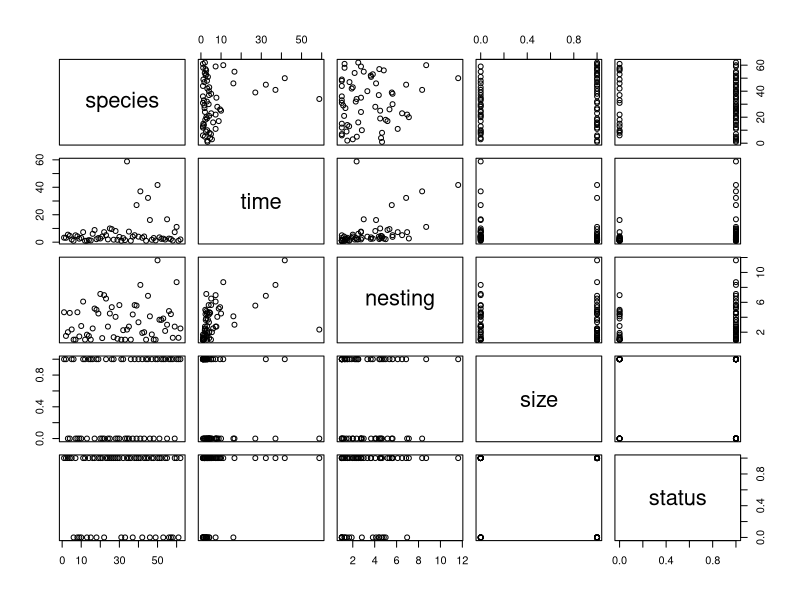
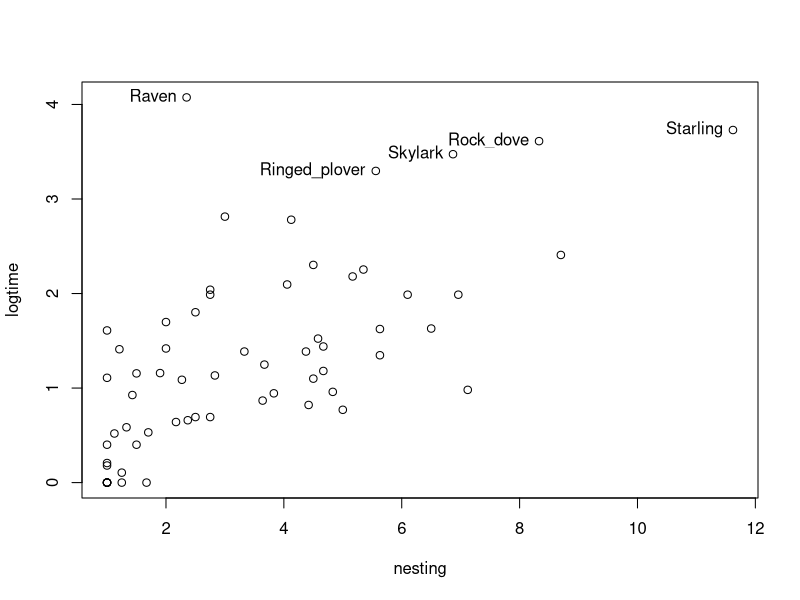
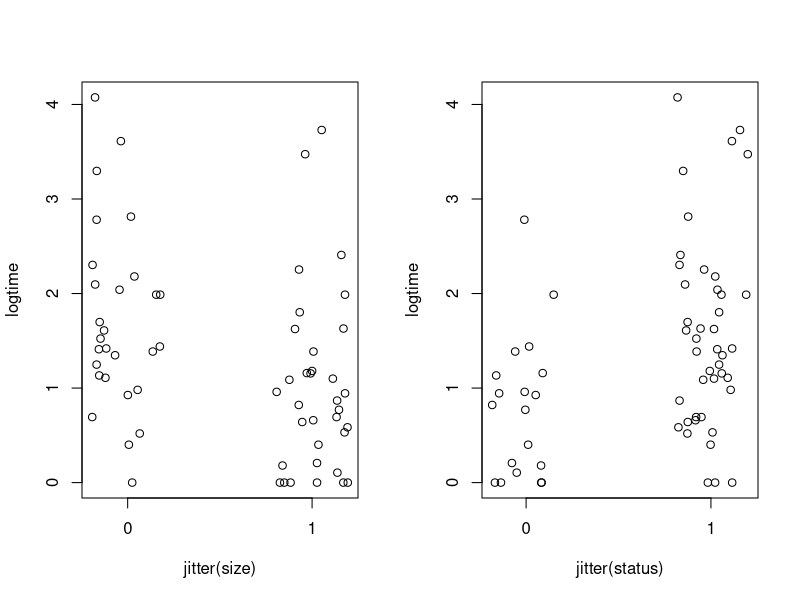
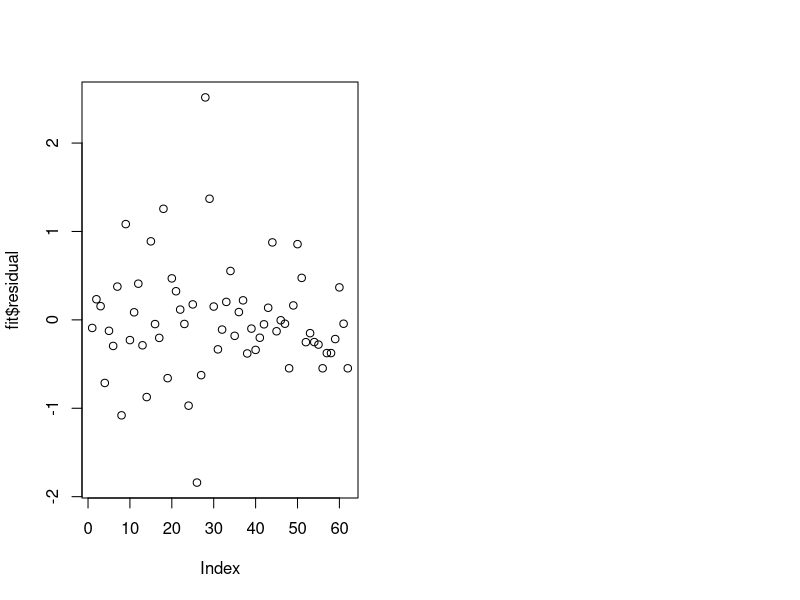
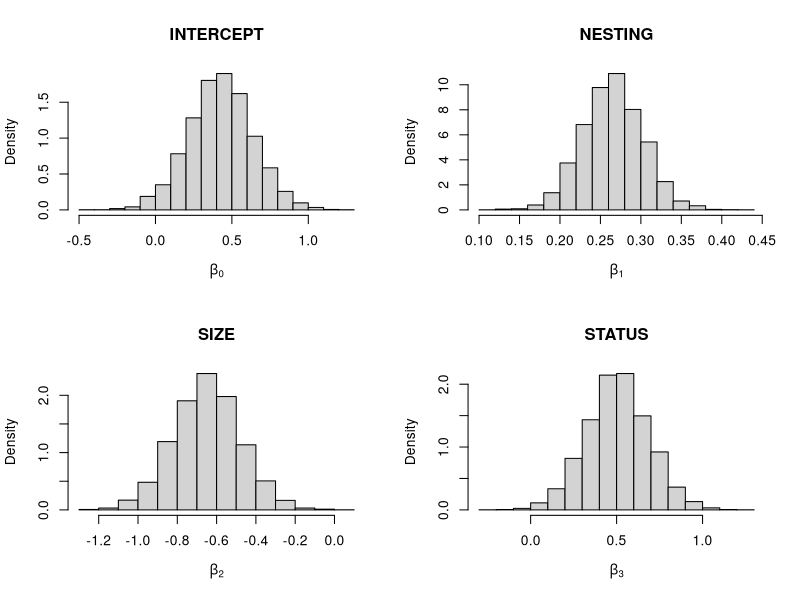
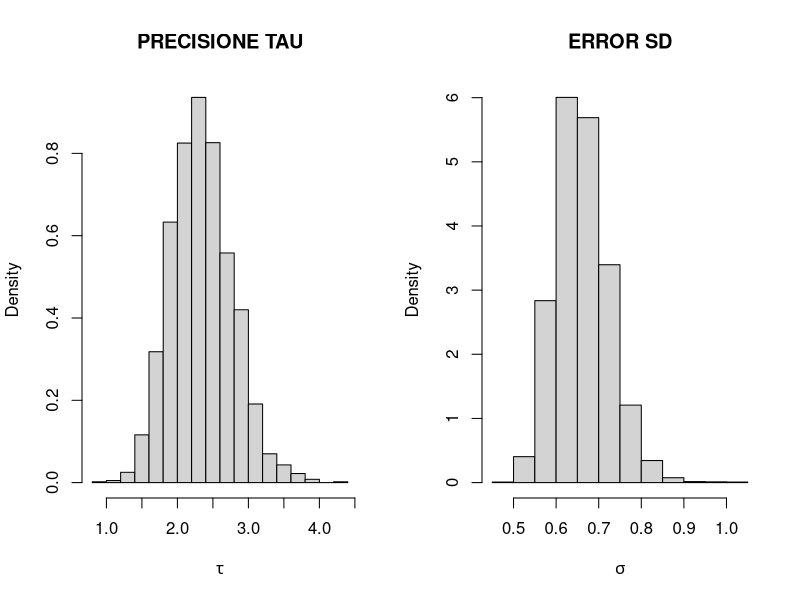
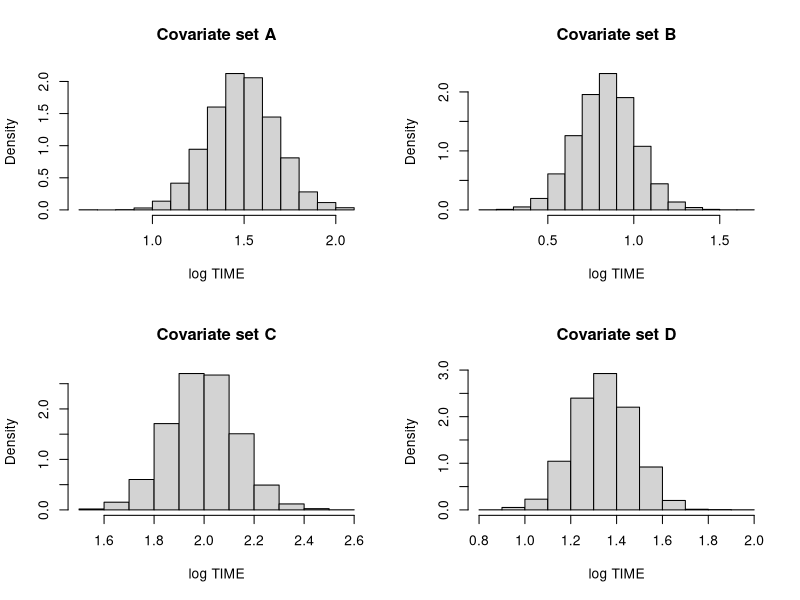
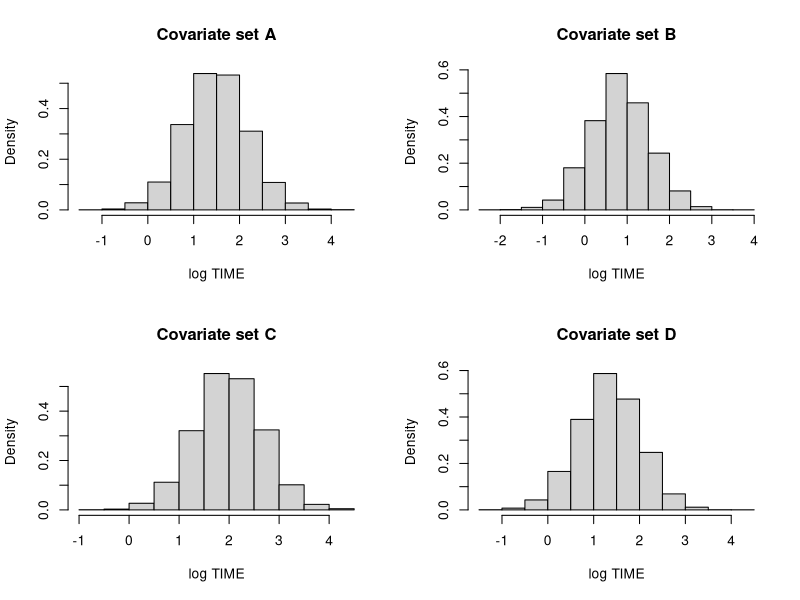

Write the R code that produced these figures, in order.
#### LINEAR REGRESSION with iid N(0,sigma^2) errors
################################
# Section 9.2.6 An Example
################################
library(LearnBayes) 

data(birdextinct)
attach(birdextinct)

birdextinct
# The DATASET concerns EXTINCTION of BIRDS; 
# Measurements on breedings ("in cova") pairs of landbird species were collected from 16 islands about Britain 
# over several decades. For each pairs (62 in total), the dataset records:
# SPECIES = name of bird species
# TIME = average time of extinction on the islands
# NESTING = average number of nesting pairs
# SIZE = size of the species, 1 or 0 if large or small
# STATUS = status of the species, 1 or 0 if resident or migrant.
## LINEAR MODEL for TIME, using NESTING, SIZE, STATUS as covariates.

plot(birdextinct)

# Conviene passare al logaritmo di TIME
logtime=log(time)
plot(nesting,logtime)
# POSITIVE CORRELATION between these variables
 
# OUTLIER: probably datapoints with log(time)>3
out = (logtime > 3)
#aggiungo le specie relativa agli OUTLIER sull'ultimo grafico che ho generato
text(nesting[out], logtime[out], label=species[out], pos = 2)	

x11()
# Command JITTER adds a small amount of noise to a numeric vector
par(mfrow=c(1,2))
plot(jitter(size),logtime,xaxp=c(0,1,1))
plot(jitter(status),logtime,xaxp=c(0,1,1))

##### ML estimates#####
# "lm" returns the model matrix and the response, as well
fit=lm(logtime~nesting+size+status,data=birdextinct,x=TRUE,y=TRUE)
summary(fit)
# NESTING is a strong effect 
# estimate of the effect of SIZE is negative: animali piccoli (SIZE=1) hanno tempi di estinzione
# pi? brevi

fit$x
fit$y
plot(fit$residual)

##### CAMPIONAMENTO della POSTERIOR con REFERENCE PRIOR (impropria)
##### POTETE GUARDARLO da SOLI - INSIEME VEDIAMO l'analisi con la prior g di Zellner
# La funzione di LearnBayes si chiama BLINREG = Bayesian Linear Regression 
help(blinreg)
# Mi restituisce un campione Monte Carlo - dunque iid - dalla distribuzione finale di 
# theta=(beta,sigma) con prior(sigma^2)=1/sigma^2
# INPUT: vettore risposta y, matrice disegno X, numerosit? del campione in uscita
theta.sample=blinreg(fit$y,fit$x,2)
theta.sample

#Prima campiono tau da una gamma((n-p)/2,(s^2)/2) con s^2=sum(fit$residual^2),
#poi campiono beta da una gaussiana p-variata di media MLE(beta) e
#matrice di varianza e covarianza ((X^t X) tau)^(-1) 
theta.sample=blinreg(fit$y,fit$x,5000)

par(mfrow=c(2,2))
hist(theta.sample$beta[,1],main="INTERCEPT",xlab=expression(beta[0]),prob=T)
hist(theta.sample$beta[,2],main="NESTING",xlab=expression(beta[1]),prob=T)
hist(theta.sample$beta[,3],main="SIZE",xlab=expression(beta[2]),prob=T)
hist(theta.sample$beta[,4],main="STATUS",xlab=expression(beta[3]),prob=T)
#check rapido che covareiate sono diverse da 0
X11()
par(mfrow=c(1,2))
#La distr. FINALE di tau=1/sigma^2 ? gamma((n-p)/2, ((n-p)/2)*S^2)
#Ecco l'istogramma:
hist(1/((theta.sample$sigma)^2),main="PRECISIONE TAU",xlab=expression(tau),prob=T)
hist(theta.sample$sigma,main="ERROR SD",xlab=expression(sigma),prob=T)


#Le medie e le mediane a posteriori dei beta (che coincidono perch?
#le distrib finali sono simmetriche) sono uguali alle stime MLE - a meno
#di errori di simulazione - perch? abbiamo usato la prior di Jeffreys
apply(theta.sample$beta,2,quantile,c(.05,.5,.95))
apply(theta.sample$beta,2,mean)
fit$coefficients

quantile(theta.sample$sigma,c(.05,.5,.95))
#stima bayesiana di sigma^2 - media a posteriori - ? maggiore della stima ai minimi quadrati
mean(theta.sample$sigma)
#stima frequentista ai mimini quadrati di sigma
sqrt(sum(fit$residuals^2)/(62-4))


###### Estimating mean extinction times
# Vogliamo stimare E(y_new|beta, x1)=x_1*beta, dove x_1 ? una "nuova" matrice di covariate;
# si noti che questa ? semplicemente  una combinazione lineare di beta.
cov1=c(1,4,0,0) #A
cov2=c(1,4,1,0) #B
cov3=c(1,4,0,1) #C
cov4=c(1,4,1,1) #D
X1=rbind(cov1,cov2,cov3,cov4)
# La funzione blinregexpected prende in INPUT la nuova matrice disegno 
# e il campione generato dalla posterior e ne fa la combinazione lineare
mean.draws=blinregexpected(X1,theta.sample)

c.labels=c("A","B","C","D")
par(mfrow=c(2,2))
for (j in 1:4)
hist(mean.draws[,j], main=paste("Covariate set",c.labels[j]),xlab="log TIME",prob=T)
 
######## Calcolo delle PREDITIVE - Predicting extinction time
# Prima abbiamo simulato la distribuzione finale di E(y_new|X1) - che ? una funzione dei 4 prametri di regressione.
# Ora invece vogliamo la distribuzione predittiva di y_new, cio?
# la legge condizionale di y_new, dato il vettore delle osservazioni y.
cov1=c(1,4,0,0)
cov2=c(1,4,1,0)
cov3=c(1,4,0,1)
cov4=c(1,4,1,1)
X1=rbind(cov1,cov2,cov3,cov4)
#La funzione blinregpred genera un valore dalle verosimiglianze valutate
#in ognuno dei valori di theta generati dalla posterior, cio? generata da una 
#gaussiana di dim m=4 con media X_1 beta^(j) e matrice di var =(X^tX *tau^(j))^(-1)
pred.draws=blinregpred(X1,theta.sample)

c.labels=c("A","B","C","D")
par(mfrow=c(2,2))
for (j in 1:4)
hist(pred.draws[,j],main=paste("Covariate set",c.labels[j]),xlab="log TIME",prob=T)


###########################################################################
############################ Zellner's g-prior ############################
help(blinreg)
# The output is a Monte Carlo sample (iid) from the posterior of 
# theta=(beta,sigma)
# Gives a simulated sample from the joint posterior distribution of the regression vector 
# and the error standard deviation for a linear regression model with a (noninformative or) Zellner g prior.
# INPUT: response vector y, design matrix X, num. of iterations, prior list with components c0 and beta0 of Zellner's g prior

# Zellner g prior N_p(b0, sigma^2 (c0 (Xt X)^{-1})) * (1/sigma^2)
prior=list(b0=c(0,0,0,0), c0=10)  #c0\in [10,100]
theta2.sample=blinreg(fit$y,fit$x,5000,prior=prior)

# La distribuzione finale si fattorizza come al solito;
# la distribuzione di beta, dato tau e y, ? 
# N_p(c0/(c0+1)(b0/c0 + hatbeta), sigma^2 * c0/(c0+1)* (Xt X)^{-1})) ),
# mentre la distribuzione di tau, dato y, ? gamma(n/2, s^2/2+ ...)

x11()
par(mfrow=c(2,2))
hist(theta2.sample$beta[,1],main="INTERCEPT",xlab=expression(beta[0]),prob=T)
hist(theta2.sample$beta[,2],main="NESTING",xlab=expression(beta[1]),prob=T)
hist(theta2.sample$beta[,3],main="SIZE",xlab=expression(beta[2]),prob=T)
hist(theta2.sample$beta[,4],main="STATUS",xlab=expression(beta[3]),prob=T)

X11()
par(mfrow=c(1,2))
hist(1/((theta2.sample$sigma)^2),main="PRECISIONE TAU",xlab=expression(tau),prob=T)
hist(theta2.sample$sigma,main="ERROR SD",xlab=expression(sigma),prob=T)


#Le medie e le mediane a posteriori dei beta 
apply(theta2.sample$beta,2,quantile,c(.05,.5,.95))
apply(theta2.sample$beta,2,mean)
fit$coefficients # stime frequentiste 

quantile(theta2.sample$sigma,c(.05,.5,.95))
#stima bayesiana di sigma^2 - media a posteriori - ? maggiore della stima ai minimi quadrati
mean(theta2.sample$sigma)
#stima frequentista ai mimini quadrati di sigma
sqrt(sum(fit$residuals^2)/(62-4))


###### Estimating mean extinction times
# Vogliamo stimare E(y_new|beta, x1)=x_1*beta, dove x_1 ? una "nuova" matrice di covariate;
# si noti che questa ? semplicemente  una combinazione lineare di beta.
cov1=c(1,4,0,0) #A
cov2=c(1,4,1,0) #B
cov3=c(1,4,0,1) #C
cov4=c(1,4,1,1) #D
X1=rbind(cov1,cov2,cov3,cov4)
# La funzione blinregexpected prende in INPUT la nuova matrice disegno 
# e il campione generato dalla posterior e ne fa la combinazione lineare
mean.draws=blinregexpected(X1,theta2.sample)

c.labels=c("A","B","C","D")
par(mfrow=c(2,2))
for (j in 1:4)
hist(mean.draws[,j], main=paste("Covariate set",c.labels[j]),xlab="log TIME",prob=T)

 
######## Calcolo delle PREDITIVE  con la PRIOR g di ZELLNER - Predicting extinction time
# Prima abbiamo simulato la distribuzione finale di E(y_new|X1) - che ? una funzione dei 4 prametri di regressione.
# Ora invece vogliamo la distribuzione predittiva di y_new, cio?
# la legge condizionale di y_new, dato il vettore delle osservazioni y.
cov1=c(1,4,0,0)
cov2=c(1,4,1,0)
cov3=c(1,4,0,1)
cov4=c(1,4,1,1)
X1=rbind(cov1,cov2,cov3,cov4)
#La funzione blinregpred genera un valore dalle verosimiglianze valutate
#in ognuno dei valori di theta generati dalla posterior, cio? generata da una 
#gaussiana di dim m=4 con media X_1 beta^(j) e matrice di var =(X^tX *tau^(j))^(-1)
pred.draws=blinregpred(X1,theta2.sample)

c.labels=c("A","B","C","D")
par(mfrow=c(2,2))
for (j in 1:4)
hist(pred.draws[,j],main=paste("Covariate set",c.labels[j]),xlab="log TIME",prob=T)

#####################################################################################


############## MODEL CHECKING via POSTERIOR PREDICTIVE DISTRIBUTIONS ################
# From the book Gelman et al. (2013) - $Y_i^{new}$ is "the replicated data 
# that could have been observed, or, to think predictively, as the data that
# we would see tomorrow if the experiment that produced $y_i$ today were 
# replicated with the same model and the same value of $\theta$ that produced
# the observed data"
# If the model fits, then replicated data generated under the model should look similar to observed data.
# To put another way, the observed data should look PLAUSIBLE under the posterior predictive distribution. 
# This is a self-consistency test! 
# Any systematic differences between the simulations and the data indicate 
#      potential failings of the model. 
#### As an ALTERNATIVE, apply the CROSS-VALIDATION approach - see BELOW!


help(blinregpred)
# Simulo la distribuzione predittiva di Y_1,...,Y_62, ottenendo un campione
# iid da questa, lungo quanto era il campione dalla finale, e ne calcolo i 
# quantili di ordine 0.05 e 0.95
pred.draws=blinregpred(fit$x,theta2.sample)
pred.sum=apply(pred.draws,2,quantile,c(.05,.95))
# Plot the 90% CI and the datapoints
par(mfrow=c(1,1))
ind=1:length(logtime)
matplot(rbind(ind,ind),pred.sum,type="l",lty=1,col=1,xlab="INDEX",ylab="log TIME")
points(ind,logtime,pch=19)

# Consider species datapoints outsice these interavals as OUTLIERS
out=(logtime>pred.sum[2,]| logtime<pred.sum[1,])
text(ind[out], logtime[out], label=species[out], pos = 4)

################### BAYESIAN PREDICTIVE p-values ####################
# min( P(Y_i^{new}>y_i|x_i,data), P(Y_i^{new}<y_i|x_i, data)) 
# Compute how many simulated values from the predictive are > y_i (over the total num of simulations):
# this is an estimate of P(Y_i^{new}>y_i|data, x_i)
ind_pvalue=t((t(pred.draws)>logtime))
pred.suptail=apply(ind_pvalue,2,sum)/5000
prob.tail<-rep(0, 62) 
for (i in 1 : 62)
  prob.tail[i]=min(pred.suptail[i],1-pred.suptail[i])
## this is the BAYESIAN PREDICTIVE p-value of item i

# if this number is close to 1/2, the corresponding predictive "explain" well the datapoint
# if this number is close to 0, the datapoint is an outlier for the model
x11()
par(mfrow=c(1,2))
plot(ind, prob.tail)
abline(h=0.05)

plot(ind,logtime,pch=19)
# OUTLIERS: those species such that the BAYESIAN PREDICTIVE p-value is smaller than 0.05 (or than 0.1)
out2=(prob.tail<0.05)
text(ind[out2], logtime[out2], label=species[out2], pos = 4)




############ Model checking via bayes residuals ##############
# In Chaloner & Brant (1988) si definisce OUTLIER (in un modello di regressione)
# come quella osservazione con "errore osservato sorprendente", oppure
# pi? in generale, ogni osservazione che NON ? stata prodotta dal meccanismo che ha 
# generato la maggior parte dei dati"
# A priori la prob. che una osservazione sia un outlier ? 
# P(|eps_i|/sigma>k)=2Phi(-k); bisogner? calcolare A POSTERIORI la prob di questo 
# evento, e confrontarla con quella a priori
# NON ? un metodo molto CONVINCENTE...

#### Richiamo i comandi 
#library(LearnBayes)
#data(birdextinct)
#attach(birdextinct)
#logtime=log(time)
#fit=lm(logtime~nesting+size+status,data=birdextinct,x=TRUE,y=TRUE)
#theta.sample=blinreg(fit$y,fit$x,5000)
####

#help(bayesresiduals)
##Calcoliamo la probabilit? predittiva che una osservazione sia classificata
##come OUTLIER con k=2 - formula di Chaloner & Brant (1988)
#
#prob.out=bayesresiduals(fit,theta.sample,2)
#par(mfrow=c(1,1))
#plot(nesting,prob.out,cex=1)
##Ritengo OUTLIER quelle specie per cui queste probabilit? sono maggiori di 
##0.35, per esempio
##out = (prob.out > 0.35)
#
#text(nesting[out], prob.out[out], label=species[out], pos = 4)

##############################################################
############# Predictive Bayesian residuals ##################
## Compute mean and sd of all n predictive distributions first. 
## Then compute the difference between the predictive mean and observed datapoint, over 
## the predictive sd. This is the "predictive Bayesian residual".
## Consider as an OUTLIER all data such that the corresponding residual is LARGE 
## e.g. its absolute value is larger than 3 
# Simulo la distribuzione predittiva di Y_1,...,Y_62; la prior ? quella di Zellner, quindi 
# ? una caso particolare della coniugata, e quindi riesco a simulare un campione iid dalla posterior,
# usando la funzione blinreg(fit$y,fit$x,5000,prior=prior) - FATTO DI SOPRA!

pred.mean=apply(pred.draws,2,mean)
pred.sd=apply(pred.draws,2,sd)
 
bres= (pred.mean- logtime)/pred.sd   # residui bayesiani
out2 = (abs(bres) > 2) #as a reference value we take 2
# or 1.8

par(mfrow=c(1,1))
plot(ind,bres,cex=1)
text(nesting[out2], bres[out2], label=species[out2], pos = 4)

# Predictive goodness-of-fit: SUM of the predictive Bayesian residuals
# to compare different models 
# The "best" model is the one with the smallest value for this index

sum(bres^2)

###################################################################
#######################  LPML and  CPO_i  #########################
#################### a CROSS-VALIDATION approach ##################
###################################################################
# Conditional density of each Y_i, given parameters, is
# Gaussian with mean X*beta and variance sigma^2
mean.draws.data=blinregexpected(fit$x,theta2.sample)
dim(mean.draws.data)

cpo=seq(1,62)
for (i in 1:62){
cpo[i]=1/mean(1/dnorm(fit$y[i],mean.draws.data[,i], theta2.sample$sigma))
}

1/mean(1/dnorm(fit$y[2],mean.draws.data[,2], theta2.sample$sigma)) # this is  CPO[2] of item i=2

LPML=sum(log(cpo))
LPML


### Repeat the analysis WITHOUT covariate "status"
##### Stima ai MINIMI QUADRATI (stime frequentiste) #####
fit2=lm(logtime~nesting+size,data=birdextinct,x=TRUE,y=TRUE)
summary(fit2)

fit2$x
fit2$y


##### SAMPLING from the psoterior with Zellner g prior
# Mi restituisce un campione Monte Carlo - dunque iid - dalla distribuzione finale di 
# theta=(beta,sigma) con prior(sigma^2)=1/sigma^2
# INPUT: vettore risposta y, matrice disegno X, numerosit? del campione in uscita
prior3=list(b0=c(0,0,0), c0=10)  #c0\in [10,100]

theta3.sample=blinreg(fit2$y,fit2$x,5000, prior=prior3)

##### LPML
mean.draws3.data=blinregexpected(fit2$x,theta3.sample)
dim(mean.draws3.data)

cpo2=seq(1,62)
for (i in 1:62){
cpo2[i]=1/mean(1/dnorm(fit$y[i],mean.draws3.data[,i], theta3.sample$sigma))
}


LPML2=sum(log(cpo2))
LPML2
### The best model is the one with LARGEST LPML: which model is better, then?

LPML; LPML2
